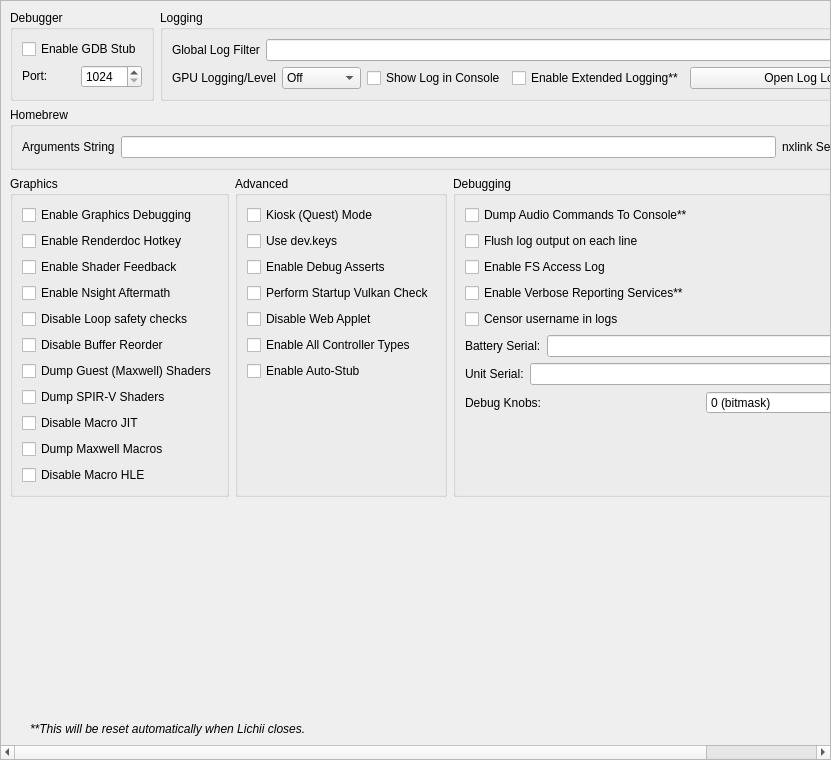
<?xml version="1.0" encoding="UTF-8"?>
<ui version="4.0">
 <class>ConfigureDebug</class>
 <widget class="QScrollArea" name="ConfigureDebug">
  <property name="geometry">
   <rect>
    <x>0</x>
    <y>0</y>
    <width>831</width>
    <height>760</height>
   </rect>
  </property>
  <property name="widgetResizable">
   <bool>true</bool>
  </property>
  <widget class="QWidget" name="widget">
   <property name="geometry">
    <rect>
     <x>0</x>
     <y>0</y>
     <width>829</width>
     <height>758</height>
    </rect>
   </property>
   <layout class="QVBoxLayout" name="verticalLayout_1">
    <item>
     <layout class="QHBoxLayout" name="horizontalLayout">
      <property name="topMargin">
       <number>0</number>
      </property>
      <item>
       <widget class="QGroupBox" name="groupBox">
        <property name="sizePolicy">
         <sizepolicy hsizetype="Preferred" vsizetype="Preferred">
          <horstretch>0</horstretch>
          <verstretch>0</verstretch>
         </sizepolicy>
        </property>
        <property name="title">
         <string>Debugger</string>
        </property>
        <property name="alignment">
         <set>Qt::AlignmentFlag::AlignLeading|Qt::AlignmentFlag::AlignLeft|Qt::AlignmentFlag::AlignTop</set>
        </property>
        <property name="flat">
         <bool>false</bool>
        </property>
        <property name="checkable">
         <bool>false</bool>
        </property>
        <layout class="QVBoxLayout" name="verticalLayout_3">
         <item>
          <widget class="QWidget" name="debug_widget" native="true">
           <property name="sizePolicy">
            <sizepolicy hsizetype="Preferred" vsizetype="Maximum">
             <horstretch>0</horstretch>
             <verstretch>0</verstretch>
            </sizepolicy>
           </property>
           <layout class="QVBoxLayout" name="verticalLayout">
            <property name="sizeConstraint">
             <enum>QLayout::SizeConstraint::SetDefaultConstraint</enum>
            </property>
            <property name="leftMargin">
             <number>0</number>
            </property>
            <property name="topMargin">
             <number>0</number>
            </property>
            <property name="rightMargin">
             <number>0</number>
            </property>
            <property name="bottomMargin">
             <number>0</number>
            </property>
            <item>
             <widget class="QCheckBox" name="toggle_gdbstub">
              <property name="sizePolicy">
               <sizepolicy hsizetype="Maximum" vsizetype="Maximum">
                <horstretch>0</horstretch>
                <verstretch>0</verstretch>
               </sizepolicy>
              </property>
              <property name="text">
               <string>Enable GDB Stub</string>
              </property>
             </widget>
            </item>
            <item>
             <widget class="QWidget" name="horizontalWidget_3" native="true">
              <property name="sizePolicy">
               <sizepolicy hsizetype="Preferred" vsizetype="Maximum">
                <horstretch>0</horstretch>
                <verstretch>0</verstretch>
               </sizepolicy>
              </property>
              <layout class="QHBoxLayout" name="horizontalLayout_3">
               <property name="leftMargin">
                <number>0</number>
               </property>
               <property name="topMargin">
                <number>0</number>
               </property>
               <property name="rightMargin">
                <number>0</number>
               </property>
               <property name="bottomMargin">
                <number>0</number>
               </property>
               <item>
                <widget class="QLabel" name="label_11">
                 <property name="sizePolicy">
                  <sizepolicy hsizetype="Minimum" vsizetype="Maximum">
                   <horstretch>0</horstretch>
                   <verstretch>0</verstretch>
                  </sizepolicy>
                 </property>
                 <property name="text">
                  <string>Port:</string>
                 </property>
                </widget>
               </item>
               <item>
                <widget class="QSpinBox" name="gdbport_spinbox">
                 <property name="sizePolicy">
                  <sizepolicy hsizetype="Preferred" vsizetype="Maximum">
                   <horstretch>0</horstretch>
                   <verstretch>0</verstretch>
                  </sizepolicy>
                 </property>
                 <property name="minimum">
                  <number>1024</number>
                 </property>
                 <property name="maximum">
                  <number>65535</number>
                 </property>
                </widget>
               </item>
              </layout>
             </widget>
            </item>
           </layout>
          </widget>
         </item>
        </layout>
       </widget>
      </item>
      <item>
       <widget class="QGroupBox" name="groupBox_2">
        <property name="sizePolicy">
         <sizepolicy hsizetype="Expanding" vsizetype="Preferred">
          <horstretch>0</horstretch>
          <verstretch>0</verstretch>
         </sizepolicy>
        </property>
        <property name="title">
         <string>Logging</string>
        </property>
        <layout class="QGridLayout" name="gridLayout_1">
         <item row="0" column="0" colspan="4">
          <widget class="QWidget" name="logging_widget" native="true">
           <property name="sizePolicy">
            <sizepolicy hsizetype="Preferred" vsizetype="Maximum">
             <horstretch>0</horstretch>
             <verstretch>0</verstretch>
            </sizepolicy>
           </property>
           <layout class="QHBoxLayout" name="horizontalLayout_1">
            <property name="leftMargin">
             <number>0</number>
            </property>
            <property name="topMargin">
             <number>0</number>
            </property>
            <property name="rightMargin">
             <number>0</number>
            </property>
            <property name="bottomMargin">
             <number>0</number>
            </property>
            <item>
             <widget class="QLabel" name="label_1">
              <property name="sizePolicy">
               <sizepolicy hsizetype="Preferred" vsizetype="Preferred">
                <horstretch>0</horstretch>
                <verstretch>0</verstretch>
               </sizepolicy>
              </property>
              <property name="text">
               <string>Global Log Filter</string>
              </property>
             </widget>
            </item>
            <item>
             <widget class="QLineEdit" name="log_filter_edit"/>
            </item>
           </layout>
          </widget>
         </item>
         <item row="1" column="0">
          <widget class="QWidget" name="gpu_log_level_widget" native="true">
           <property name="sizePolicy">
            <sizepolicy hsizetype="Preferred" vsizetype="Maximum">
             <horstretch>0</horstretch>
             <verstretch>0</verstretch>
            </sizepolicy>
           </property>
           <layout class="QHBoxLayout" name="gpu_log_level_layout">
            <property name="leftMargin">
             <number>0</number>
            </property>
            <property name="topMargin">
             <number>0</number>
            </property>
            <property name="rightMargin">
             <number>0</number>
            </property>
            <property name="bottomMargin">
             <number>0</number>
            </property>
            <item>
             <widget class="QLabel" name="gpu_log_level_label">
              <property name="text">
               <string>GPU Logging/Level</string>
              </property>
             </widget>
            </item>
            <item>
             <widget class="QComboBox" name="gpu_log_level">
              <property name="toolTip">
               <string>Detail level for GPU logs. Off disables logging entirely.</string>
              </property>
              <item>
               <property name="text">
                <string>Off</string>
               </property>
              </item>
              <item>
               <property name="text">
                <string>Errors</string>
               </property>
              </item>
              <item>
               <property name="text">
                <string>Standard</string>
               </property>
              </item>
              <item>
               <property name="text">
                <string>Verbose</string>
               </property>
              </item>
              <item>
               <property name="text">
                <string>All</string>
               </property>
              </item>
             </widget>
            </item>
           </layout>
          </widget>
         </item>
         <item row="1" column="1">
          <widget class="QCheckBox" name="toggle_console">
           <property name="text">
            <string>Show Log in Console</string>
           </property>
          </widget>
         </item>
         <item row="1" column="2">
          <widget class="QCheckBox" name="extended_logging">
           <property name="enabled">
            <bool>true</bool>
           </property>
           <property name="toolTip">
            <string>When checked, the max size of the log increases from 100 MB to 1 GB</string>
           </property>
           <property name="text">
            <string>Enable Extended Logging**</string>
           </property>
          </widget>
         </item>
         <item row="1" column="3">
          <widget class="QPushButton" name="open_log_button">
           <property name="sizePolicy">
            <sizepolicy hsizetype="Expanding" vsizetype="Maximum">
             <horstretch>1</horstretch>
             <verstretch>0</verstretch>
            </sizepolicy>
           </property>
           <property name="minimumSize">
            <size>
             <width>250</width>
             <height>0</height>
            </size>
           </property>
           <property name="text">
            <string>Open Log Location</string>
           </property>
          </widget>
         </item>
        </layout>
       </widget>
      </item>
     </layout>
    </item>
    <item>
     <widget class="QGroupBox" name="groupBox_3">
      <property name="title">
       <string>Homebrew</string>
      </property>
      <layout class="QHBoxLayout" name="horizontalLayout_4">
       <item>
        <widget class="QLabel" name="label_3">
         <property name="text">
          <string>Arguments String</string>
         </property>
        </widget>
       </item>
       <item>
        <widget class="QLineEdit" name="homebrew_args_edit"/>
       </item>
       <item>
        <widget class="QLabel" name="nxlink_server_mode_label">
         <property name="text">
          <string>nxlink Server</string>
         </property>
        </widget>
       </item>
       <item>
        <widget class="QComboBox" name="nxlink_server_mode">
         <property name="toolTip">
          <string>Starts a local nxlink server for homebrew stdout/stderr streams.</string>
         </property>
         <item>
          <property name="text">
           <string>Disabled</string>
          </property>
         </item>
         <item>
          <property name="text">
           <string>Eden Log</string>
          </property>
         </item>
        </widget>
       </item>
      </layout>
     </widget>
    </item>
    <item>
     <layout class="QHBoxLayout" name="horizontalLayout_2">
      <item>
       <widget class="QGroupBox" name="groupBox_4">
        <property name="title">
         <string>Graphics</string>
        </property>
        <layout class="QGridLayout" name="gridLayout_2">
         <item row="4" column="0">
          <widget class="QCheckBox" name="disable_loop_safety_checks">
           <property name="toolTip">
            <string>When checked, it executes shaders without loop logic changes</string>
           </property>
           <property name="text">
            <string>Disable Loop safety checks</string>
           </property>
          </widget>
         </item>
         <item row="9" column="0">
          <widget class="QCheckBox" name="dump_macros">
           <property name="enabled">
            <bool>true</bool>
           </property>
           <property name="toolTip">
            <string>When checked, it will dump all the macro programs of the GPU</string>
           </property>
           <property name="text">
            <string>Dump Maxwell Macros</string>
           </property>
          </widget>
         </item>
         <item row="3" column="0">
          <widget class="QCheckBox" name="enable_nsight_aftermath">
           <property name="toolTip">
            <string>When checked, it enables Nsight Aftermath crash dumps</string>
           </property>
           <property name="text">
            <string>Enable Nsight Aftermath</string>
           </property>
          </widget>
         </item>
         <item row="6" column="0">
          <widget class="QCheckBox" name="dump_guest_shaders">
           <property name="enabled">
            <bool>true</bool>
           </property>
           <property name="toolTip">
            <string>When checked, it will dump original Maxwell guest shader bytecode (the input to the recompiler) as .ash files under DumpDir/shaders/. Useful for inspection with nvdisasm.</string>
           </property>
           <property name="text">
            <string>Dump Guest (Maxwell) Shaders</string>
           </property>
          </widget>
         </item>
         <item row="1" column="0">
          <widget class="QCheckBox" name="enable_renderdoc_hotkey">
           <property name="text">
            <string>Enable Renderdoc Hotkey</string>
           </property>
          </widget>
         </item>
         <item row="8" column="0">
          <widget class="QCheckBox" name="disable_macro_jit">
           <property name="enabled">
            <bool>true</bool>
           </property>
           <property name="toolTip">
            <string>When checked, it disables the macro Just In Time compiler. Enabling this makes games run slower</string>
           </property>
           <property name="text">
            <string>Disable Macro JIT</string>
           </property>
          </widget>
         </item>
         <item row="10" column="0">
          <widget class="QCheckBox" name="disable_macro_hle">
           <property name="enabled">
            <bool>true</bool>
           </property>
           <property name="toolTip">
            <string>When checked, it disables the macro HLE functions. Enabling this makes games run slower</string>
           </property>
           <property name="text">
            <string>Disable Macro HLE</string>
           </property>
          </widget>
         </item>
         <item row="0" column="0">
          <widget class="QCheckBox" name="enable_graphics_debugging">
           <property name="enabled">
            <bool>true</bool>
           </property>
           <property name="toolTip">
            <string>When checked, the graphics API enters a slower debugging mode</string>
           </property>
           <property name="text">
            <string>Enable Graphics Debugging</string>
           </property>
          </widget>
         </item>
         <item row="11" column="0">
          <spacer name="verticalSpacer_5">
           <property name="orientation">
            <enum>Qt::Orientation::Vertical</enum>
           </property>
           <property name="sizeType">
            <enum>QSizePolicy::Policy::Preferred</enum>
           </property>
           <property name="sizeHint" stdset="0">
            <size>
             <width>20</width>
             <height>0</height>
            </size>
           </property>
          </spacer>
         </item>
         <item row="2" column="0">
          <widget class="QCheckBox" name="enable_shader_feedback">
           <property name="toolTip">
            <string>When checked, yuzu will log statistics about the compiled pipeline cache</string>
           </property>
           <property name="text">
            <string>Enable Shader Feedback</string>
           </property>
          </widget>
         </item>
         <item row="5" column="0">
          <widget class="QCheckBox" name="disable_buffer_reorder">
           <property name="toolTip">
            <string>&lt;html&gt;&lt;head/&gt;&lt;body&gt;&lt;p&gt;When checked, disables reordering of mapped memory uploads which allows to associate uploads with specific draws. May reduce performance in some cases.&lt;/p&gt;&lt;/body&gt;&lt;/html&gt;</string>
           </property>
           <property name="text">
            <string>Disable Buffer Reorder</string>
           </property>
          </widget>
         </item>
         <item row="7" column="0">
          <widget class="QCheckBox" name="gpu_log_shader_dumps">
           <property name="toolTip">
            <string>When checked, it will dump the recompiler's output SPIR-V binaries (.spv) under LogDir/shaders/. Inspect via SPIRV-Tools (spirv-dis / spirv-cross / spirv-val) or RenderDoc.</string>
           </property>
           <property name="text">
            <string>Dump SPIR-V Shaders</string>
           </property>
          </widget>
         </item>
        </layout>
       </widget>
      </item>
      <item>
       <widget class="QGroupBox" name="groupBox_6">
        <property name="title">
         <string>Advanced</string>
        </property>
        <layout class="QGridLayout" name="gridLayout_4">
         <item row="3" column="0">
          <widget class="QCheckBox" name="perform_vulkan_check">
           <property name="toolTip">
            <string>Enables yuzu to check for a working Vulkan environment when the program starts up. Disable this if this is causing issues with external programs seeing yuzu.</string>
           </property>
           <property name="text">
            <string>Perform Startup Vulkan Check</string>
           </property>
          </widget>
         </item>
         <item row="4" column="0">
          <widget class="QCheckBox" name="disable_web_applet">
           <property name="text">
            <string>Disable Web Applet</string>
           </property>
          </widget>
         </item>
         <item row="5" column="0">
          <widget class="QCheckBox" name="enable_all_controllers">
           <property name="text">
            <string>Enable All Controller Types</string>
           </property>
          </widget>
         </item>
         <item row="6" column="0">
          <widget class="QCheckBox" name="use_auto_stub">
           <property name="text">
            <string>Enable Auto-Stub</string>
           </property>
          </widget>
         </item>
         <item row="0" column="0">
          <widget class="QCheckBox" name="quest_flag">
           <property name="text">
            <string>Kiosk (Quest) Mode</string>
           </property>
          </widget>
         </item>
         <item row="1" column="0">
          <widget class="QCheckBox" name="use_dev_keys">
           <property name="text">
            <string>Use dev.keys</string>
           </property>
          </widget>
         </item>
         <item row="2" column="0">
          <widget class="QCheckBox" name="use_debug_asserts">
           <property name="text">
            <string>Enable Debug Asserts</string>
           </property>
          </widget>
         </item>
         <item row="7" column="0">
          <spacer name="verticalSpacer_4">
           <property name="orientation">
            <enum>Qt::Orientation::Vertical</enum>
           </property>
           <property name="sizeType">
            <enum>QSizePolicy::Policy::Expanding</enum>
           </property>
           <property name="sizeHint" stdset="0">
            <size>
             <width>20</width>
             <height>0</height>
            </size>
           </property>
          </spacer>
         </item>
        </layout>
       </widget>
      </item>
      <item>
       <widget class="QGroupBox" name="groupBox_5">
        <property name="title">
         <string>Debugging</string>
        </property>
        <layout class="QGridLayout" name="gridLayout_3">
         <item row="6" column="0">
          <widget class="QWidget" name="serial_battery_widget" native="true">
           <property name="sizePolicy">
            <sizepolicy hsizetype="Preferred" vsizetype="Maximum">
             <horstretch>0</horstretch>
             <verstretch>0</verstretch>
            </sizepolicy>
           </property>
           <layout class="QHBoxLayout" name="horizontalLayout_11">
            <property name="leftMargin">
             <number>0</number>
            </property>
            <property name="topMargin">
             <number>0</number>
            </property>
            <property name="rightMargin">
             <number>0</number>
            </property>
            <property name="bottomMargin">
             <number>0</number>
            </property>
            <item>
             <widget class="QLabel" name="label_12">
              <property name="sizePolicy">
               <sizepolicy hsizetype="Preferred" vsizetype="Preferred">
                <horstretch>0</horstretch>
                <verstretch>0</verstretch>
               </sizepolicy>
              </property>
              <property name="text">
               <string>Battery Serial:</string>
              </property>
             </widget>
            </item>
            <item>
             <widget class="QLineEdit" name="serial_battery_edit"/>
            </item>
           </layout>
          </widget>
         </item>
         <item row="8" column="0">
          <widget class="QWidget" name="debug_knobs_widget" native="true">
           <property name="sizePolicy">
            <sizepolicy hsizetype="Preferred" vsizetype="Maximum">
             <horstretch>0</horstretch>
             <verstretch>0</verstretch>
            </sizepolicy>
           </property>
           <layout class="QHBoxLayout" name="horizontalLayout_debug_knobs">
            <property name="leftMargin">
             <number>0</number>
            </property>
            <property name="topMargin">
             <number>0</number>
            </property>
            <property name="rightMargin">
             <number>0</number>
            </property>
            <property name="bottomMargin">
             <number>0</number>
            </property>
            <item>
             <widget class="QLabel" name="label_debug_knobs">
              <property name="sizePolicy">
               <sizepolicy hsizetype="Preferred" vsizetype="Preferred">
                <horstretch>0</horstretch>
                <verstretch>0</verstretch>
               </sizepolicy>
              </property>
              <property name="text">
               <string>Debug Knobs:</string>
              </property>
             </widget>
            </item>
            <item>
             <widget class="QSpinBox" name="debug_knobs_spinbox">
              <property name="minimum">
               <number>0</number>
              </property>
              <property name="maximum">
               <number>65535</number>
              </property>
              <property name="toolTip">
               <string>Bitmask for quick development toggles</string>
              </property>
              <property name="statusTip">
               <string>Set debug knobs (bitmask)</string>
              </property>
              <property name="whatsThis">
               <string>16-bit debug knob set for quick development toggles</string>
              </property>
              <property name="suffix">
               <string> (bitmask)</string>
              </property>
             </widget>
            </item>
           </layout>
          </widget>
         </item>
         <item row="7" column="0">
          <widget class="QWidget" name="serial_board_widget" native="true">
           <property name="sizePolicy">
            <sizepolicy hsizetype="Preferred" vsizetype="Maximum">
             <horstretch>0</horstretch>
             <verstretch>0</verstretch>
            </sizepolicy>
           </property>
           <layout class="QHBoxLayout" name="horizontalLayout_12">
            <property name="leftMargin">
             <number>0</number>
            </property>
            <property name="topMargin">
             <number>0</number>
            </property>
            <property name="rightMargin">
             <number>0</number>
            </property>
            <property name="bottomMargin">
             <number>0</number>
            </property>
            <item>
             <widget class="QLabel" name="label_13">
              <property name="sizePolicy">
               <sizepolicy hsizetype="Preferred" vsizetype="Preferred">
                <horstretch>0</horstretch>
                <verstretch>0</verstretch>
               </sizepolicy>
              </property>
              <property name="text">
               <string>Unit Serial:</string>
              </property>
             </widget>
            </item>
            <item>
             <widget class="QLineEdit" name="serial_board_edit"/>
            </item>
           </layout>
          </widget>
         </item>
         <item row="20" column="0">
          <spacer name="verticalSpacer_3">
           <property name="orientation">
            <enum>Qt::Orientation::Vertical</enum>
           </property>
           <property name="sizeType">
            <enum>QSizePolicy::Policy::Expanding</enum>
           </property>
           <property name="sizeHint" stdset="0">
            <size>
             <width>20</width>
             <height>0</height>
            </size>
           </property>
          </spacer>
         </item>
         <item row="1" column="0">
          <widget class="QCheckBox" name="dump_audio_commands">
           <property name="toolTip">
            <string>Enable this to output the latest generated audio command list to the console. Only affects games using the audio renderer.</string>
           </property>
           <property name="text">
            <string>Dump Audio Commands To Console**</string>
           </property>
          </widget>
         </item>
         <item row="2" column="0">
          <widget class="QCheckBox" name="flush_line">
           <property name="text">
            <string>Flush log output on each line</string>
           </property>
          </widget>
         </item>
         <item row="3" column="0">
          <widget class="QCheckBox" name="fs_access_log">
           <property name="text">
            <string>Enable FS Access Log</string>
           </property>
          </widget>
         </item>
         <item row="4" column="0">
          <widget class="QCheckBox" name="reporting_services">
           <property name="text">
            <string>Enable Verbose Reporting Services**</string>
           </property>
          </widget>
         </item>
         <item row="5" column="0">
          <widget class="QCheckBox" name="censor_username">
           <property name="text">
            <string>Censor username in logs</string>
           </property>
          </widget>
         </item>
        </layout>
       </widget>
      </item>
     </layout>
    </item>
    <item>
     <spacer name="verticalSpacer">
      <property name="orientation">
       <enum>Qt::Orientation::Vertical</enum>
      </property>
      <property name="sizeHint" stdset="0">
       <size>
        <width>20</width>
        <height>0</height>
       </size>
      </property>
     </spacer>
    </item>
    <item>
     <widget class="QLabel" name="label_5">
      <property name="sizePolicy">
       <sizepolicy hsizetype="Expanding" vsizetype="Preferred">
        <horstretch>0</horstretch>
        <verstretch>0</verstretch>
       </sizepolicy>
      </property>
      <property name="font">
       <font>
        <italic>true</italic>
       </font>
      </property>
      <property name="text">
    <string>**This will be reset automatically when Lichii closes.</string>
      </property>
      <property name="indent">
       <number>20</number>
      </property>
     </widget>
    </item>
   </layout>
  </widget>
 </widget>
 <tabstops>
  <tabstop>log_filter_edit</tabstop>
  <tabstop>toggle_console</tabstop>
  <tabstop>extended_logging</tabstop>
  <tabstop>open_log_button</tabstop>
  <tabstop>homebrew_args_edit</tabstop>
  <tabstop>nxlink_server_mode</tabstop>
  <tabstop>enable_graphics_debugging</tabstop>
  <tabstop>enable_shader_feedback</tabstop>
  <tabstop>enable_nsight_aftermath</tabstop>
  <tabstop>fs_access_log</tabstop>
  <tabstop>reporting_services</tabstop>
  <tabstop>quest_flag</tabstop>
  <tabstop>use_debug_asserts</tabstop>
 </tabstops>
 <resources/>
 <connections/>
</ui>
